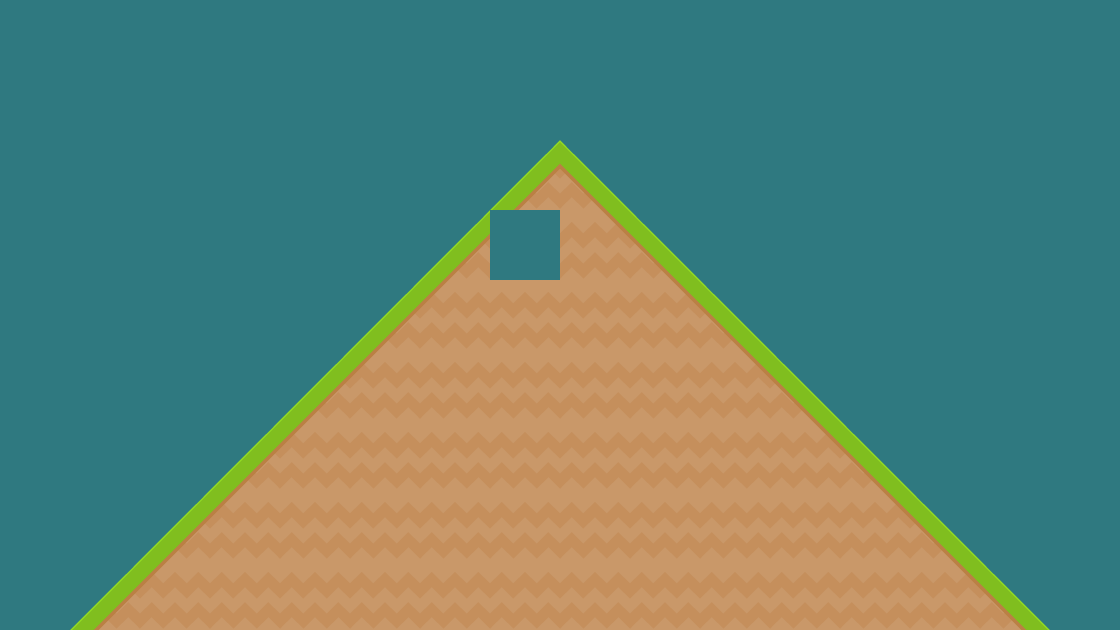

A 2D game scene composited from a Tiled map and its tileset images. What follows is a short description and the map's XML, with each tile layer's data collapsed to a summary:
An orthogonal 16x9 tile map with 70x70 px tiles, 1 tile layer (Tile Layer 1).

<map version="1.0" orientation="orthogonal" renderorder="right-down" width="16" height="9" tilewidth="70" tileheight="70" backgroundcolor="#2f7980">
 <tileset firstgid="1" name="background-tiles" tilewidth="70" tileheight="70">
  <image source="../img/background-tiles.png" width="910" height="910" />
 </tileset>
 <layer name="Tile Layer 1" width="16" height="9">
  <data>[144 cells, 55 non-empty, 5 distinct tile ids]</data>
 </layer>
</map>
